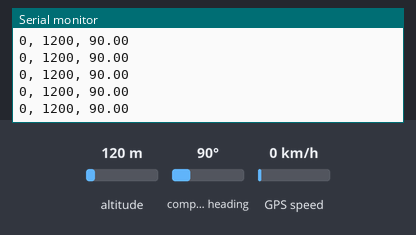
A sketch run on a simulated ESP8266 (NodeMCU). On the bench: the last lines printed to the serial monitor. Inputs (shaded band) come from the test bench; at power-on: compass heading 90°, altitude 120 m, GPS speed 0 km/h. WiFi joins after 1.5 s; servers stay silent unless stated; the GPS gets a fix after 3 s at 37.7749, -122.4194 with 8 satellites.

Above: at 2.7 s.
2.8 s: compass heading set to 269°
At 3.8 s:
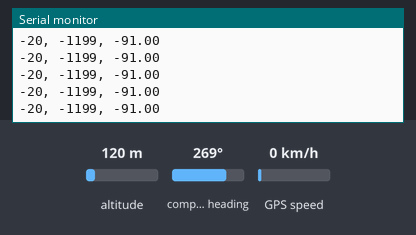
6.9 s: compass heading set to 352°
At 7.6 s:
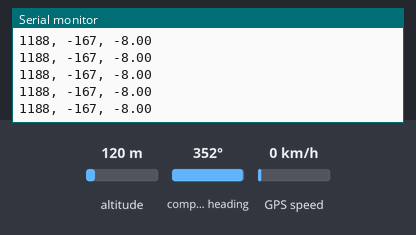
11.0 s: compass heading set to 7°
At 11.8 s:
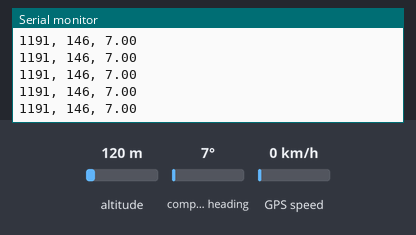
15.1 s: compass heading set to 352°
At 16.2 s:
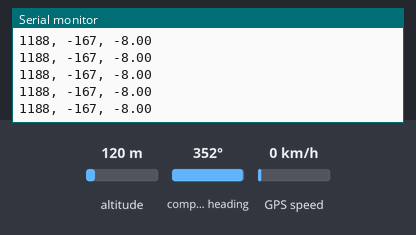
19.2 s: compass heading set to 180°
At 20.0 s:
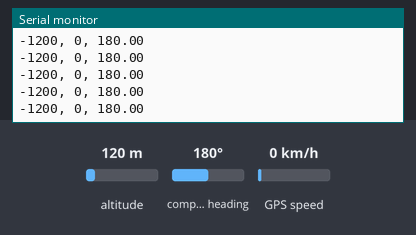
Timing chart, 0 to 22.2 s (numbered marks = the images above; inputs shaded):
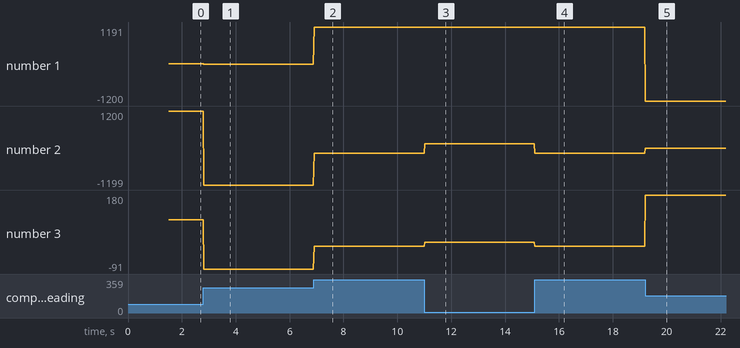

The sketch:

gps_test_2.ino
```cpp
#include <Wire.h>
#include <TinyGPS++.h>
#include <SoftwareSerial.h>
#include <ESP8266WiFi.h>
#include <QMC5883LCompass.h>


QMC5883LCompass compass;
long t0;


TinyGPSPlus gps;
SoftwareSerial SerialGPS(D5, D6);
// https://microcontrollerslab.com/neo-6m-gps-module-esp8266-nodemcu-track-location-google-maps/

const char* ssid = "SSID";
const char* password = "PWD";

float Latitude , Longitude;
int year , month , date, hour , minute , second;
String DateString , TimeString , LatitudeString , LongitudeString;

float headingDegrees = 0.0;

WiFiServer server(80);
void setup()
{
  Serial.begin(9600);
  SerialGPS.begin(9600);
  Serial.println();
  Serial.print("Connecting");

  /* Initialise the sensor */
  Wire.begin(); // Start the I2C interface.
  // Initialize Initialize HMC5883L
  compass.init();
  t0 = millis();

  WiFi.begin(ssid, password);
  while (WiFi.status() != WL_CONNECTED)
  {
    delay(500);
    Serial.print(".");
  }
  Serial.println("");
  Serial.println("WiFi connected");

  server.begin();
  Serial.println("Server started");
  Serial.println(WiFi.localIP());
}

void loop()
{

  // -------------------------------------------------------------
  // Compass
  if (millis()-t0>500) {

    // Read compass values
    compass.read();

    // Return Azimuth reading
    headingDegrees = compass.getAzimuth();
    int x = compass.getX();
    int y = compass.getY();
    int z = compass.getZ();


    Serial.print(x);
    Serial.print(", ");
    Serial.print(y);
    Serial.print(", ");
    Serial.println(headingDegrees);
  }
  // -------------------------------------------------------------
  // GPS
  while (SerialGPS.available() > 0)

    if (gps.encode(SerialGPS.read()))
    {
      if (gps.location.isValid())
      {
        Latitude = gps.location.lat();
        LatitudeString = String(Latitude , 6);
        Longitude = gps.location.lng();
        LongitudeString = String(Longitude , 6);
      }

      if (gps.date.isValid())
      {
        DateString = "";
        date = gps.date.day();
        month = gps.date.month();
        year = gps.date.year();

        if (date < 10)
        DateString = '0';
        DateString += String(date);

        DateString += " / ";

        if (month < 10)
        DateString += '0';
        DateString += String(month);
        DateString += " / ";

        if (year < 10)
        DateString += '0';
        DateString += String(year);
      }

      if (gps.time.isValid())
      {
        TimeString = "";
        hour = gps.time.hour()+ 5; //adjust UTC
        minute = gps.time.minute();
        second = gps.time.second();

        if (hour < 10)
        TimeString = '0';
        TimeString += String(hour);
        TimeString += " : ";

        if (minute < 10)
        TimeString += '0';
        TimeString += String(minute);
        TimeString += " : ";

        if (second < 10)
        TimeString += '0';
        TimeString += String(second);
      }

    }
  WiFiClient client = server.available();
  if (!client)
  {
    return;
  }

  //Response
  String s = "HTTP/1.1 200 OK\r\nContent-Type: text/html\r\n\r\n <!DOCTYPE html> <html> <head> <title>NEO-6M GPS Readings</title> <style>";
  s += "table, th, td {border: 1px solid blue;} </style> </head> <body> <h1  style=";
  s += "font-size:300%;";
  s += " ALIGN=CENTER>NEO-6M GPS Readings</h1>";
  s += "<p ALIGN=CENTER style=""font-size:150%;""";
  s += "> <b>Location Details</b></p> <table ALIGN=CENTER style=";
  s += "width:50%";
  s += "> <tr> <th>Latitude</th>";
  s += "<td ALIGN=CENTER >";
  s += LatitudeString;
  s += "</td> </tr> <tr> <th>Longitude</th> <td ALIGN=CENTER >";
  s += LongitudeString;
  s += "</td> </tr> <tr>  <th>Date</th> <td ALIGN=CENTER >";
  s += DateString;
  s += "</td></tr> <tr> <th>Time</th> <td ALIGN=CENTER >";
  s += TimeString;
  s += "</td></tr> <tr> <th>Heading</th> <td ALIGN=CENTER >";
  s += headingDegrees;
  s += "</td>  </tr> </table> ";


  if (gps.location.isValid())
  {
    s += "<p align=center><a style=""color:RED;font-size:125%;"" href=""http://maps.google.com/maps?&z=15&mrt=yp&t=k&q=";
    s += LatitudeString;
    s += "+";
    s += LongitudeString;
    s += """ target=""_top"">Click here</a> to open the location in Google Maps.</p>";
  }

  s += "</body> </html> \n";

  client.print(s);
  delay(100);

}
```

Measured:
- after the input at 2.8 s, the serial monitor: prints a new line at once (image 1)
- after the input at 6.9 s, the serial monitor: prints a new line at once (image 2)
- after the input at 11.0 s, the serial monitor: prints a new line at once (image 3)
- after the input at 15.1 s, the serial monitor: prints a new line at once (image 4)
- after the input at 19.2 s, the serial monitor: prints a new line at once (image 5)
- plotted number 1: 0 → -20 after the input at 2.8 s, -20 → 1188 after the input at 6.9 s, 1188 → 1191 after the input at 11.0 s, 1191 → 1188 after the input at 15.1 s, 1188 → -1200 after the input at 19.2 s
- plotted number 2: 1200 → -1199 after the input at 2.8 s, -1199 → -167 after the input at 6.9 s, -167 → 146 after the input at 11.0 s, 146 → -167 after the input at 15.1 s, -167 → 0 after the input at 19.2 s
- plotted number 3: 90 → -91 after the input at 2.8 s, -91 → -8 after the input at 6.9 s, -8 → 7 after the input at 11.0 s, 7 → -8 after the input at 15.1 s, -8 → 180 after the input at 19.2 s
